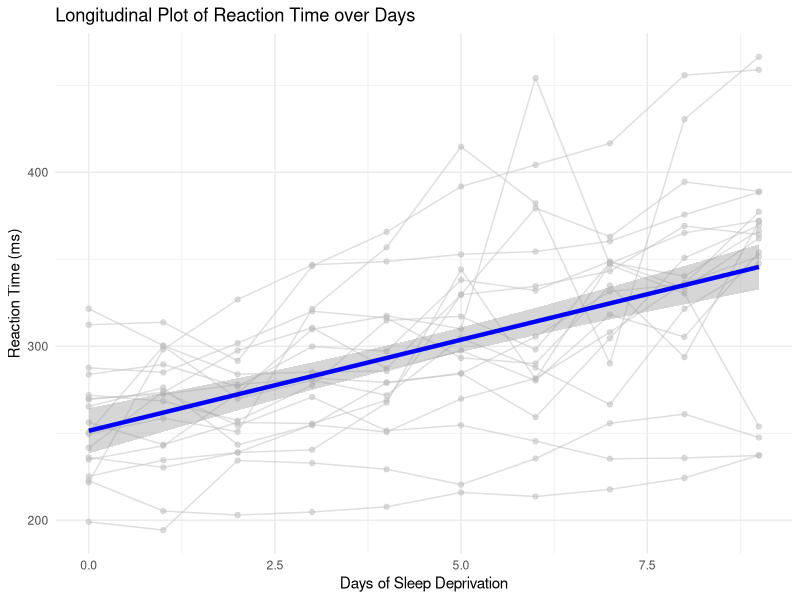

Reproduce this figure in R. (Note: this script raises an error after producing the figure.)
## ---- chunk 1
library(ggplot2)
library(dplyr)
set.seed(42)
## ---- chunk 2
# Install and load necessary packages if you haven't already
# install.packages("ggplot2")
# install.packages("lme4")
library(ggplot2)
library(lme4) # Contains the sleepstudy dataset

# Load the example longitudinal data
data(sleepstudy)

# Create a spaghetti plot with an overall trend line
ggplot(data = sleepstudy, aes(x = Days, y = Reaction, group = Subject)) +
  geom_line(color = "gray", alpha = 0.5) + # Individual lines (lightly colored)
  geom_point(color = "gray", alpha = 0.5) + # Individual points (optional)
  geom_smooth(
    aes(group = 1),
    method = "lm",
    color = "blue",
    linewidth = 1.5,
    se = TRUE
  ) + # Overall linear trend
  labs(
    title = "Longitudinal Plot of Reaction Time over Days",
    x = "Days of Sleep Deprivation",
    y = "Reaction Time (ms)"
  ) +
  theme_minimal()
## ---- chunk 3
library(survival)
library(survminer)
surv_object_all <- Surv(time = lung$time, event = lung$status == 2)
fit_all <- survfit(surv_object_all ~ 1, data = lung)
# Plot the curve using ggsurvplot for publication-ready plots
ggsurvplot(
  fit_all,
  data = lung,
  title = "Survival Probability of Lung Cancer Patients",
  conf.int = TRUE, # Add confidence intervals
  risk.table = F, # Add the number-at-risk table
  ggtheme = theme_light(), # Use a clean theme,
  legend = "none"
)
